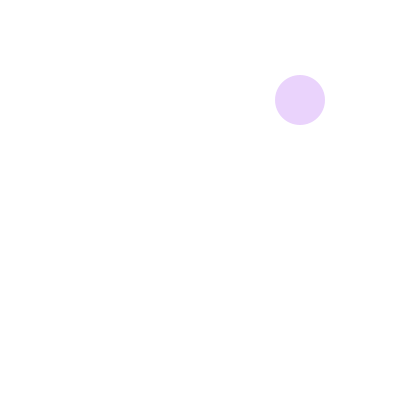
Frame 1 (no input)
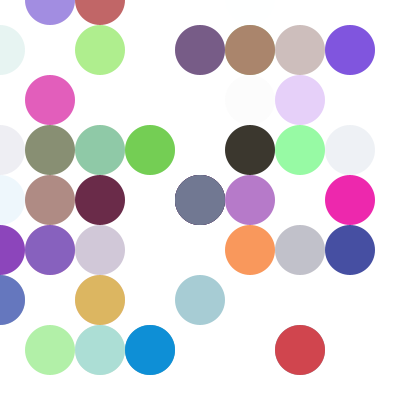
Frame 60 (the mouse pressed at the canvas centre just before this capture)
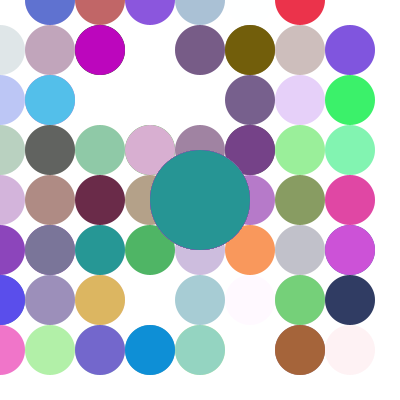
Frame 120 (the mouse held since frame 60 and released just before this capture)

The Processing sketch that drew these frames (run headless with seeded random() and noise(); from frame 60 on, the mouse is pressed at the canvas centre):

// Processing sketch: processing_159682
// ── processing_159682.pde

float diam;
int count;
int state;

float r;
float g;
float b;
float a;

float x;
float y;

void setup() {
  count = 0;
  state = 0;
  
  size(400,400);
  background(255);
  smooth();    
}

void draw() {
  r = random(255);
  g = random(255);
  b = random(255);
  a = random(255);
  diam = 50;
  x = int(random(width/diam)) *diam;
  y = int(random(height/diam)) *diam;
  
  noStroke();
  fill(r,g,b,a);
  ellipse(x,y,diam,diam);
  
    count++;
  if(count > 40){
    count = 0;
    state++;
    if(state > 8){
       state = 0;
       background(255);
}

}
  fill(r,g,b,a);
  diam = state * 50;
  ellipse(width/2,height/2,diam,diam);
}
